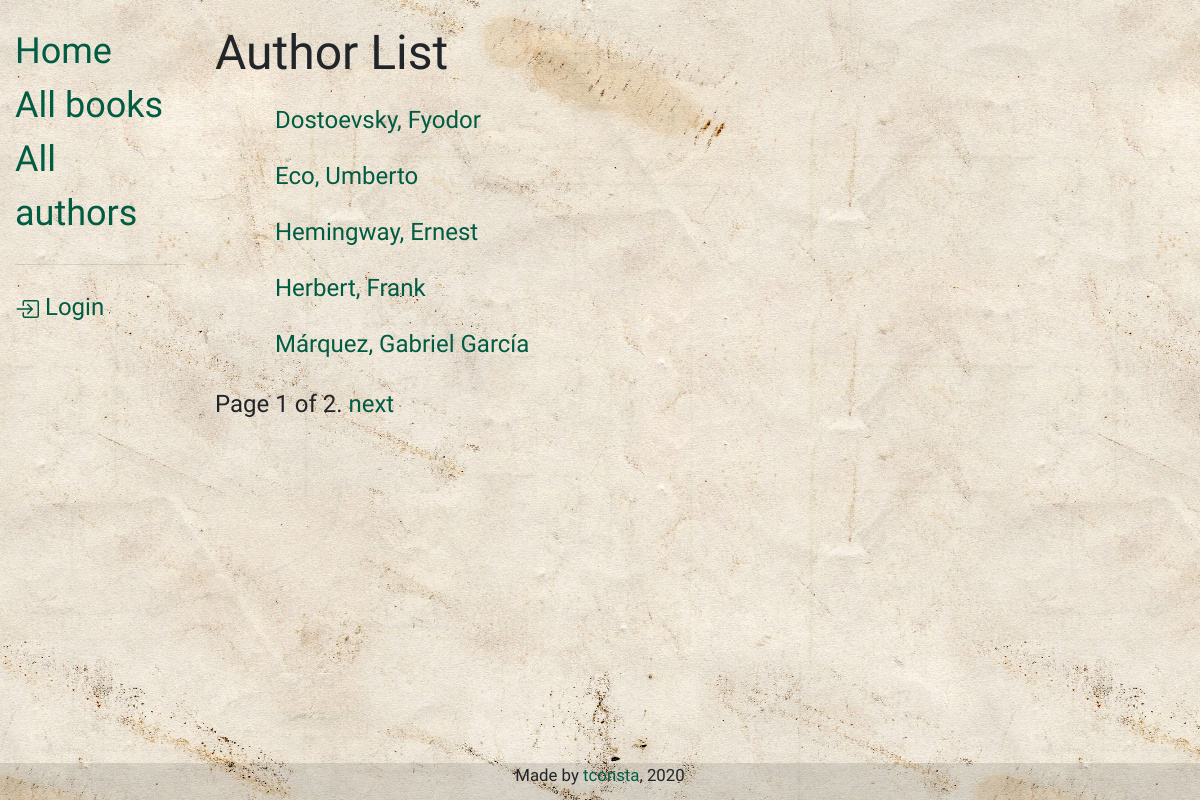
Screenshot of /catalog/authors/ with the database file from the repository.
### catalog/models.py (models this page shows, shortened)
class Author(models.Model):
    first_name = models.CharField(max_length=100)
    last_name = models.CharField(max_length=100)
    date_of_birth = models.DateField(null=True, blank=True)
    date_of_death = models.DateField('Died', null=True, blank=True)
    bio = models.TextField(max_length=2000, null=True, blank=True)
    class Meta:
        ordering = ['last_name', 'first_name']
    def get_absolute_url(self):
        return reverse('author-detail', args=[str(self.id)])

### catalog/views.py (the view)
# urls.py: path('authors/', views.AuthorListView.as_view(), name='authors'),
class AuthorListView(generic.ListView):
    model = Author
    paginate_by = 5

### catalog/templates/catalog/author_list.html (shortened to what this page needs)
{% extends "catalog/base.html" %}
{% block content %}
  <h1>Author List</h1>
  {% if author_list %}
  <ul class="author-list">
    {% for author in author_list %}
      <li>
        <a href="{{ author.get_absolute_url }}">{{ author.last_name }}, {{ author.first_name }}</a>
      </li>
    {% endfor %}
  </ul>
  {% else %}
    <p>There are no authors in the library.</p>
  {% endif %}
{% endblock %}

### catalog/static/css/style.css (style rules this page uses)
html { position: relative; min-height: 100%; font-size: 1.5rem; }
body { padding-top: 1rem; margin-bottom: 4rem; background-image: url("/static/img/paper.jpg"); font-family: 'Fondamento', cursive; }
a:link { color: #005C42; background-color: transparent; text-decoration: none; }
.author-list, .author-book, .borrowed-list { list-style: none; }
.author-list li { margin: 20px; }
h1 { font-size: 2rem; }

### rows the page displays
Author: last_name "Dostoevsky", first_name "Fyodor"
Author: last_name "Eco", first_name "Umberto"
Author: last_name "Hemingway", first_name "Ernest"
Author: last_name "Herbert", first_name "Frank"
Author: last_name "Márquez", first_name "Gabriel García"

### other values shown
{{ page_obj.number }} "1"
{{ page_obj.paginator.num_pages }} "2"
